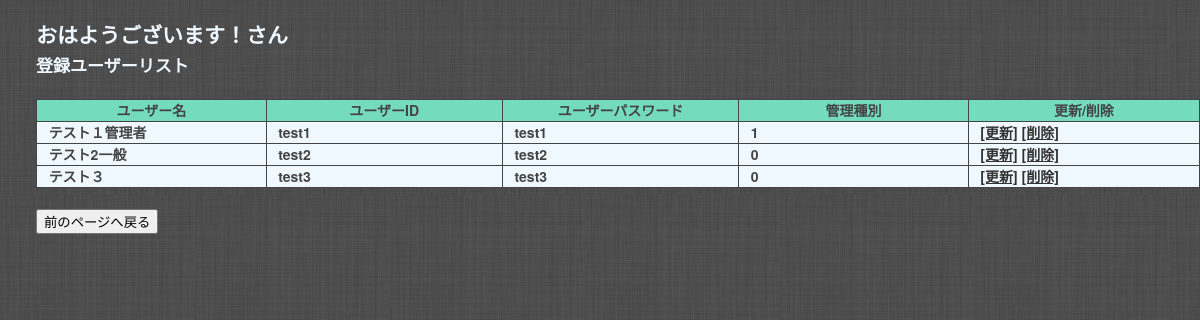
Page /userlist.php on the committed database.
### tables this page shows
CREATE TABLE IF NOT EXISTS `gs_user_table` (
`id` int(12) NOT NULL,
  `name` varchar(64) NOT NULL,
  `lid` varchar(128) NOT NULL,
  `lpw` varchar(64) NOT NULL,
  `kanri_flg` int(1) NOT NULL,
  `life_flg` int(1) NOT NULL
);

### userlist.php (the view, shortened to what this page needs)
<?php
include "funcs.php";
$pdo = db_con();
$stmt = $pdo->prepare("SELECT * FROM gs_user_table");
$status = $stmt->execute();
$view = "";
if ($status == false) {
    sqlError($stmt);
} else {
    while ($result = $stmt->fetch(PDO::FETCH_ASSOC)) {
        $view .='<p>';
        $view .='<tr><td>'.$result["name"];
        $view .='<td>'.$result["lid"];
        $view .='<td>'.$result["lpw"];
        $view .='<td>'.$result["kanri_flg"];
        $view .='<td><a href="userdetail.php?id='.$result["id"].'">';
        $view .=' ';
        $view .= '[更新]';
        $view .='</a>';
        $view .=' ';
        $view .='<a href="delete.php?id='.$result["id"].'">';
        $view .= '[削除]';
        $view .='</a>';
        $view .='</td>';
        $view .='</tr>';
        $view .='</p>';
    }
}
?>
<!DOCTYPE html>
<html lang="ja">
<head>
<link rel="stylesheet" href="css/base.css">
<link rel="stylesheet" href="css/userlist.css">
</head>
<body>
<br>
<div id="usertop">
<h4><?php time1() ?><?php  echo $_SESSION['name'].'さん'?></h4>
<h5>登録ユーザーリスト</h5>
</div>
<div id="userlist1">
  <table>
    <tr>
    <th>ユーザー名</th>
    <th>ユーザーID</th>
    <th>ユーザーパスワード</th>
    <th>管理種別</th>
    <th>更新/削除</th>
    </tr>
    <?php echo $view;?>
  </table>
</div>
<div id="return">
  <br>
  <p><input type="button" value="前のページへ戻る" onclick="history.back()"></p>
</div>
</body>
</html>

### funcs.php (shortened to what this page needs)
<?php
  function time1(){
    $time = intval(date('H'));
    if (4 <= $time && $time <= 12) {
    echo "おはようございます！";
    } elseif (12 <= $time && $time <= 16) {
    echo "こんにちは！";
    } else {
    echo "こんばんは";
    }
}
?>

### css/base.css (style rules this page uses)
html, body, div, span, applet, object, iframe, h1, h2, h3, h4, h5, h6, p, blockquote, pre, a, abbr, acronym, address, big, cite, code, del, dfn, em, img, ins, kbd, q, s, samp, small, strike, strong, sub, sup, tt, var, b, u, i, center, dl, dt, dd, ol, ul, li, fieldset, form, label, legend, table, caption, tbody, tfoot, thead, tr, th, td, article, aside, canvas, details, embed, figure, figcaption, footer, header, hgroup, menu, nav, output, ruby, section, summary, time, mark, audio, video { margin: 0; padding: 0; border: 0; font-size: 100%; font: inherit; vertical-align: baseline; }
body { line-height: 1; }
table { border-collapse: collapse; border-spacing: 0; }
body { background: url(../images/bg.jpg) #10a5d3; font: 14px/21px "HelveticaNeue", "Helvetica Neue", Helvetica, Arial, sans-serif; color: #444; -webkit-font-smoothing: antialiased; -webkit-text-size-adjust: none; }
h1, h2, h3, h4, h5, h6 { color: #181818; font-family: "Georgia", "Times New Roman", Helvetica, Arial, sans-serif; font-weight: normal; }
h4 { font-size: 21px; line-height: 30px; margin-bottom: 4px; }
h5 { font-size: 17px; line-height: 24px; }
p { margin: 0 0 20px; }
a, a:visited { color: #333; text-decoration: underline; outline: 0; }

### css/userlist.css (style rules this page uses)
#usertop h4 { color: aliceblue; padding-left: 3%; font-weight: 700; }
#usertop h5 { color: aliceblue; padding-left: 3%; font-weight: 600; }
#userlist1 { padding-left: 3%; }
#userlist1 th { background-color: rgb(116, 219, 188); border: solid 1px; width: 350px; font-weight: 600; }
#userlist1 td { background-color: aliceblue; border: solid 1px; padding-left: 1%; font-weight: 700; }
#return { padding-left: 3%; }

### rows in the picture
gs_user_table: name "テスト１管理者", lid "test1", lpw "test1", kanri_flg "1", value "[更新] [削除]"
gs_user_table: name "テスト2一般", lid "test2", lpw "test2", kanri_flg "0", value "[更新] [削除]"
gs_user_table: name "テスト３", lid "test3", lpw "test3", kanri_flg "0", value "[更新] [削除]"
